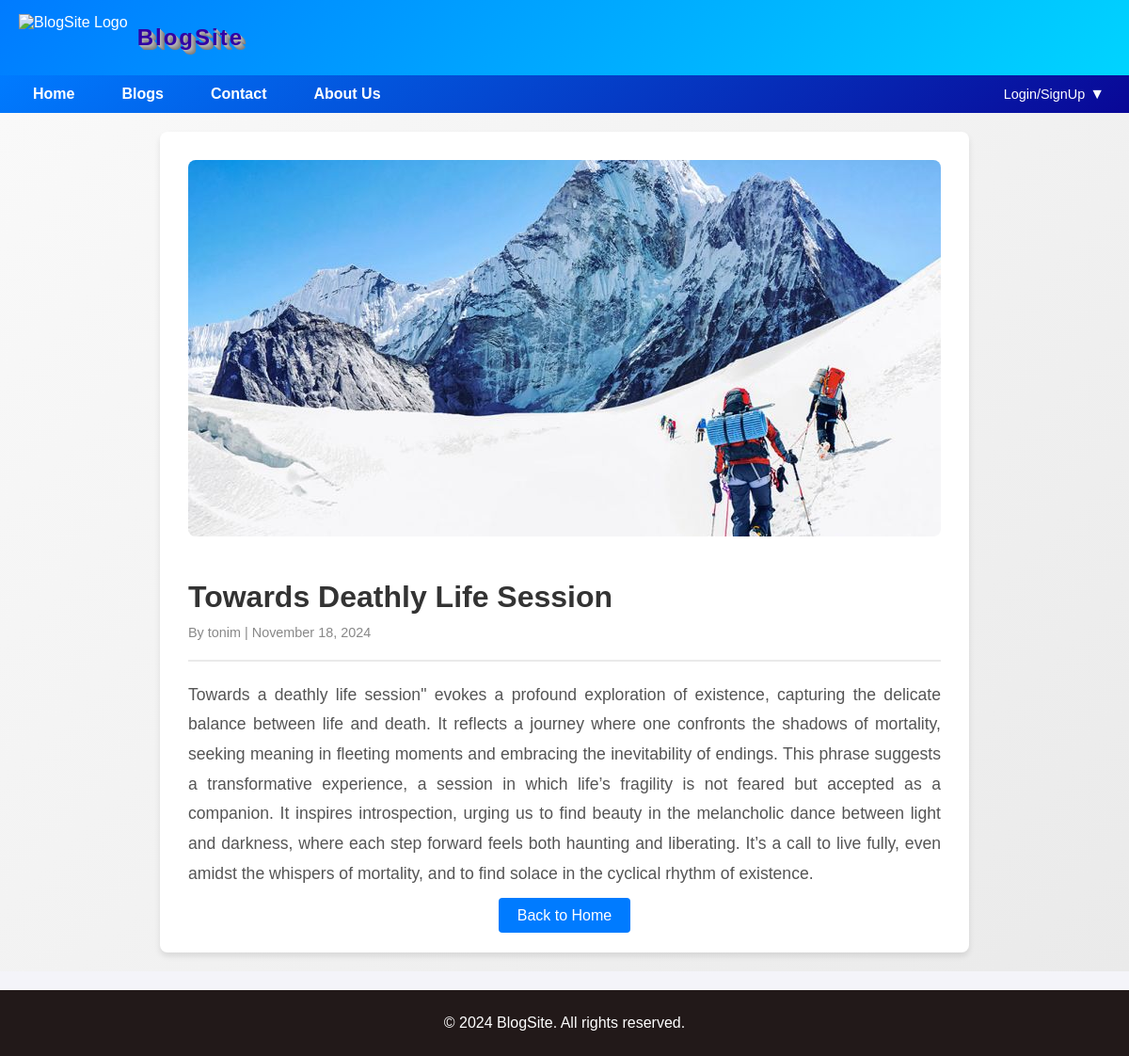
/blog/5/, run on the app's committed database.
### post/models.py (models this page shows, shortened)
class Post(models.Model):
    title = models.CharField(max_length=255)
    author = models.ForeignKey(User, on_delete=models.CASCADE)
    body = models.TextField()
    created_on = models.DateTimeField(default=timezone.now)
    image = models.ImageField(upload_to='blog_images/', blank=True, null=True)

### post/views.py (the view)
# urls.py: path('blog/<int:pk>/', views.blog_detail, name='blog_detail'),
def blog_detail(request, pk):
    post = get_object_or_404(Post, pk=pk)
    return render(request, 'blog/blog_detail.html', {'post': post})

### post/templates/blog/blog_detail.html
{% extends 'base.html' %}
{% load static %}
{% block content %}
<div style="display: flex; flex-direction: column; align-items: center; justify-content: center;
    padding: 20px; min-height: 80vh; background: linear-gradient(135deg, #f9f9f9, #eaeaea);">
    <div style="max-width: 800px; background: white; padding: 30px; border-radius: 8px;
        box-shadow: 0 4px 6px rgba(0, 0, 0, 0.1);">
        {% if post.image %}
            <img src="{{ post.image.url }}" alt="{{ post.title }}" style="width: 100%; max-height: 400px;
                object-fit: cover; border-radius: 8px; margin-bottom: 20px;">
        {% else %}
            <img src="{% static 'images/placeholder.jpg' %}" alt="Placeholder Image" style="width: 100%;
                max-height: 400px; object-fit: cover; border-radius: 8px; margin-bottom: 20px;">
        {% endif %}
        <h1 style="font-size: 2rem; color: #333; margin-bottom: 10px;">{{ post.title }}</h1>
        <small style="color: #888; font-size: 0.9rem;">By {{ post.author }} | {{ post.created_on|date:"F j, Y" }}</small>
        <hr style="border: 1px solid #eaeaea; margin: 20px 0;">
        <p style="font-size: 1.1rem; color: #555; line-height: 1.8; text-align: justify;">{{ post.body }}</p>
        <div style="margin-top: 20px; text-align: center;">
            <a href="{% url 'home' %}" style="text-decoration: none; background: #007bff; color: white;
                padding: 10px 20px; border-radius: 4px; font-size: 1rem;">Back to Home</a>
        </div>
    </div>
</div>
{% endblock %}

### static/css/style.css (style rules this page uses)
body { font-family: 'Arial', sans-serif; margin: 0; padding: 0; background: #f4f4f9; color: #333; }

### data on the page
Post: image (picture), title "Towards Deathly Life Session", author "tonim", created_on "November 18, 2024", body "Towards a deathly life session\" evokes a profound exploration of existence, capturing the delicate balance between life and death. It reflects a journey where one confronts the shadows of mortality, seeking meaning in fleeting moments and embracing the inevitability of endings. This phrase suggests a transformative experience, a session in which life’s fragility is not feared but accepted as a companion. It inspires introspection, urging us to find beauty in the melancholic dance between light and darkness, where each step forward feels both haunting and liberating. It’s a call to live fully, even amidst the whispers of mortality, and to find solace in the cyclical rhythm of existence."
